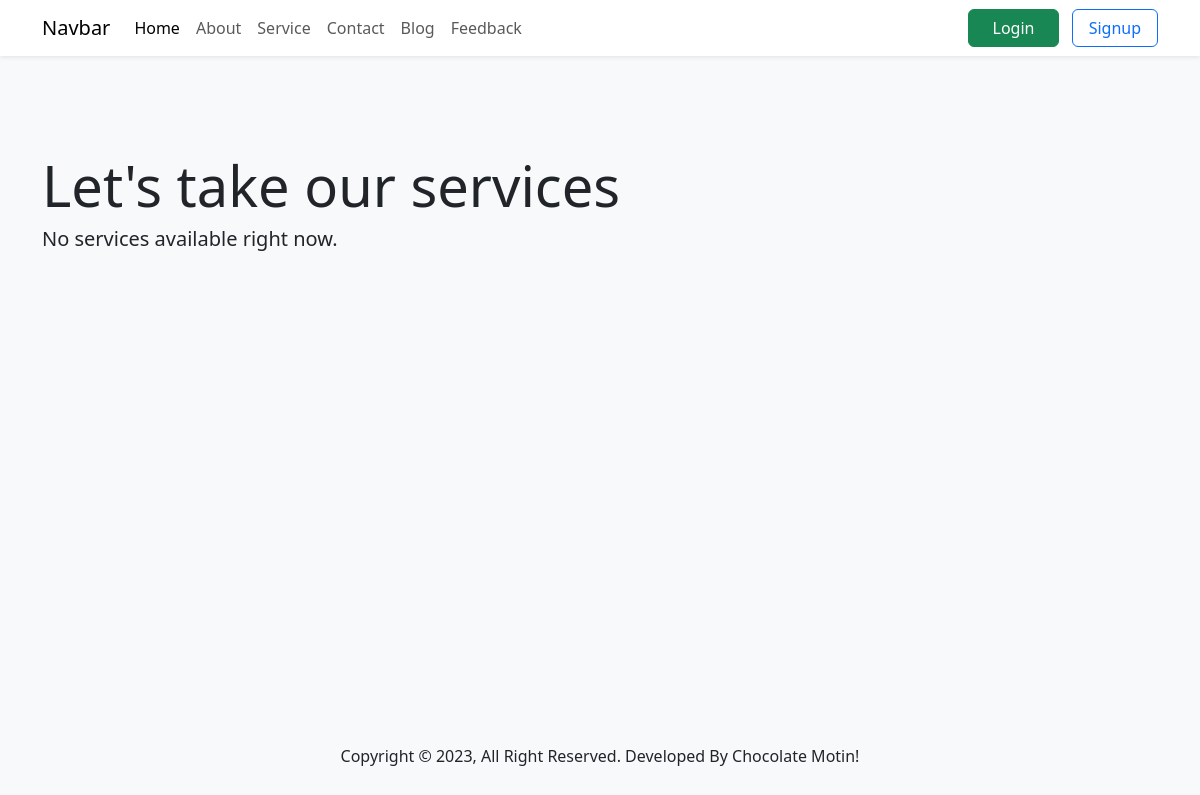
The page /services/ on the database as committed earlier.
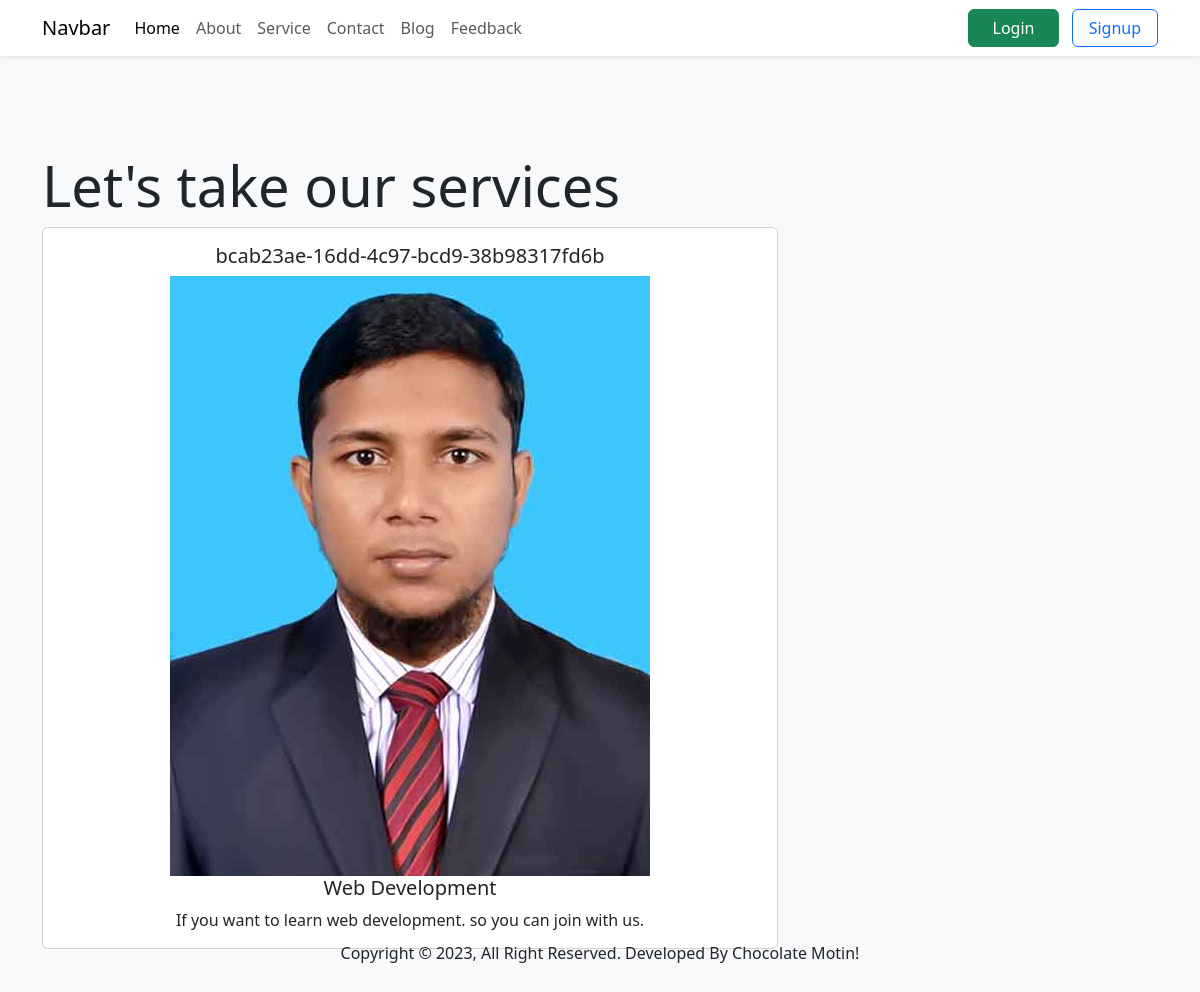
The same page on the database as committed later.
### members/models.py (models this page shows, shortened)
class Service(models.Model):
    id = models.UUIDField(primary_key=True, default=uuid.uuid4, editable=False)
    title = models.CharField(max_length=120, unique=True)
    icon = models.ImageField(upload_to="services")
    content = models.TextField()
    created_at = models.DateTimeField(auto_now_add=True)
    updated_at = models.DateTimeField(auto_now=True)

### members/views.py (the view)
# urls.py: path('services/', views.services, name='service'),
def services(request):
    services = Service.objects.all()
    return render(request, 'chocolate/services.html', {'services': services})

### members/templates/chocolate/services.html (shortened to what this page needs)
{% extends 'master.html' %}
{% block content %}
<section id="services" class="py-5 mt-5">
    <div class="container">
        <div class="row">
            <div class="col-8">
                <h1 class="display-4">Let's take our services</h1>
                {% for x in services %}
                <div class="card text-center">
                    <div class="card-body">
                        <h5 class="card-title">{{ x.id }}</h5>
                        {% if x.icon %}
                            <img src="{{ x.icon.url }}" alt="Service">
                        {% else %}
                            None
                        {% endif %}
                        <h5 class="card-title">{{ x.title }}</h5>
                        <p class="card-text">{{ x.content }}</p>
                    </div>
                  </div>
                {% empty %}
                    <h5>No services available right now.</h5>
                {% endfor %}
            </div>
        </div>
    </div>
</section>
{% endblock %}

Rows that differ between the two databases and show on the page:
added Service: id "bcab23ae-16dd-4c97-bcd9-38b98317fd6b", icon (picture), title "Web Development", content "If you want to learn web development. so you can join with us."
Other text that changed with them:
text no longer shown: "No services available right now."
